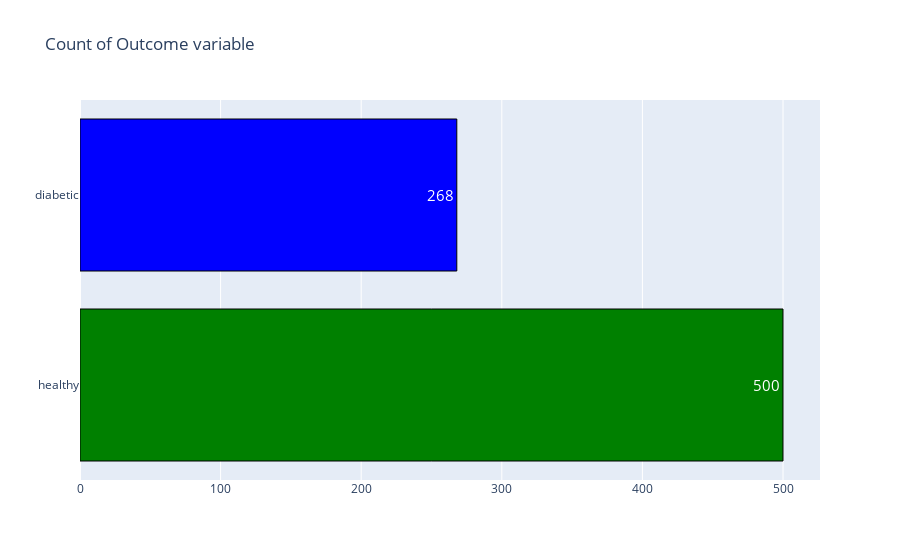

Notebook code cell kept with this figure:
### Markdown cell above
Now we have diabetes dataset for training prediction models. 
First let's look at the target distribution. 
This'll help us not get confused in interpreting models preforance evaluations.

### Code cell
healthy = data[data['Outcome'] == 0]['Outcome']
diabetics = data[data['Outcome'] != 0]['Outcome']

def target_count():
    trace = plotly.graph_objs.Bar(
        x = data['Outcome'].value_counts().values.tolist(), 
        y = ['healthy','diabetic' ], 
        orientation = 'h', 
        text=data['Outcome'].value_counts().values.tolist(), 
        textfont=dict(size=15),
        textposition = 'auto',
        opacity = 1,
        marker=dict(
            color=['green', 'blue'],
            line=dict(color='#000000',width=1)
            )
        )

    layout = dict(title =  'Count of Outcome variable')

    fig = dict(data = [trace], layout=layout)
    plotly.offline.iplot(fig)

target_count()

### Figure 1 — Plotly figure (JSON) as saved in the notebook; plotly's stock layout.template omitted (floating-point values rounded to 4 significant figures)
{"data": [{"marker": {"color": ["green", "blue"], "line": {"color": "#000000", "width": 1}}, "opacity": 1, "orientation": "h", "text": ["500", "268"], "textfont": {"size": 15}, "textposition": "auto", "type": "bar", "x": [500, 268], "y": ["healthy", "diabetic"]}], "layout": {"title": {"text": "Count of Outcome variable"}}}
